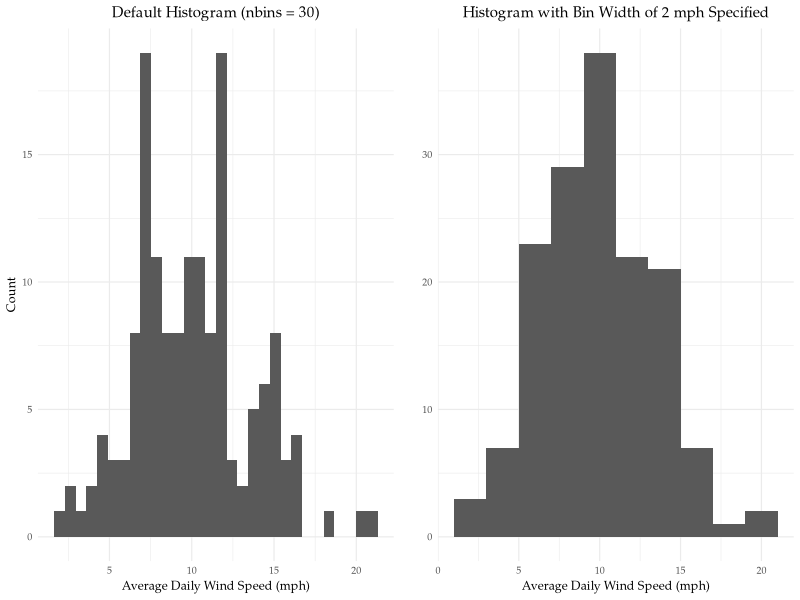

This figure's R source:
################################################################################
# Histogram with Grid Arrange Using ggplot2
################################################################################

# Basic ggplot-related packages

library(ggplot2)
library(gridExtra)

rm(list = ls())

# Airquality sample dataset has measurements of temperature, windspeed, and 
# daily air quality in New York from May to September, 1973.

data("airquality")

################################################################################
# Plotting
################################################################################

# Setting options for plot formatting, including font type + size, and title
# alignment, using `minimal` theme

theme_bcg <- theme_minimal(base_size = 9, base_family = "Palatino") + 
  theme(plot.title = element_text(hjust = 0.5))

# Default Histogram

p.1 <- ggplot(data = airquality) + geom_histogram(aes(x = Wind)) + 
  labs(title = "Default Histogram (nbins = 30)", 
       y = "Count", 
       x = "Average Daily Wind Speed (mph)") + 
  theme_bcg

p.2 <- ggplot(data = airquality) + geom_histogram(aes(x = Wind), binwidth = 2) + 
  labs(title = "Histogram with Bin Width of 2 mph Specified", 
       y = "", 
       x = "Average Daily Wind Speed (mph)") + 
  theme_bcg

grid.arrange(p.1, p.2, nrow = 1)

